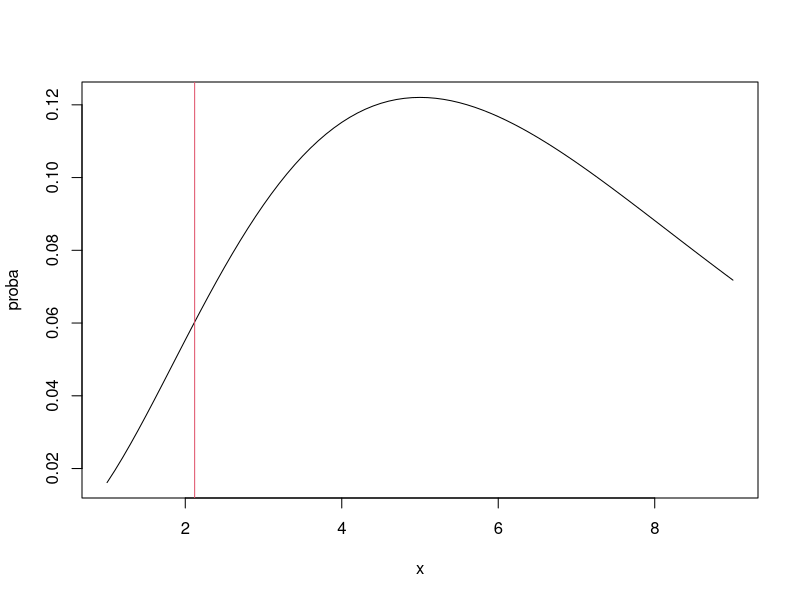

Generate this figure with R:
rm(list=ls()) 

ech<-c(13.9,11.6,12.4,13.4,13.5,13.7,10.8,12.6)

s2=var(ech)

n=8
s0=2

N1chi2=((n-1)*s2)/(s0^2)
df=n-1

pvalue=2*pchisq(N1chi2,df=7)

#test bilatéral: en effet variance peut devenir + grande ou plus ptite
x=seq(1,9,.1)
plot(x,dchisq(x,df=7),type="l",ylab="proba")
abline(v=N1chi2,col=2)

#pvalue => 0.09 => alpha 0.05 => on ne peut pas rejeter H0 : sigma=sigma0